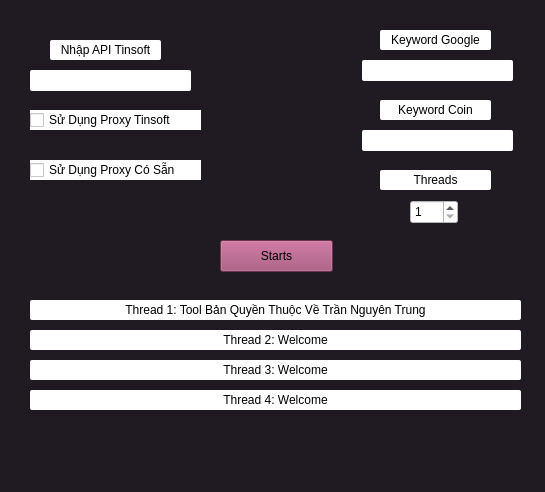
<?xml version="1.0" encoding="UTF-8"?>
<ui version="4.0">
 <class>MainWindow</class>
 <widget class="QMainWindow" name="MainWindow">
  <property name="geometry">
   <rect>
    <x>0</x>
    <y>0</y>
    <width>545</width>
    <height>492</height>
   </rect>
  </property>
  <property name="windowTitle">
   <string>MainWindow</string>
  </property>
  <property name="styleSheet">
   <string notr="true">background-color:#201A23</string>
  </property>
  <widget class="QWidget" name="centralwidget">
   <widget class="QPushButton" name="pushButton">
    <property name="geometry">
     <rect>
      <x>220</x>
      <y>240</y>
      <width>113</width>
      <height>32</height>
     </rect>
    </property>
    <property name="styleSheet">
     <string notr="true">background-color:#9E4770;</string>
    </property>
    <property name="text">
     <string>Starts</string>
    </property>
   </widget>
   <widget class="QLineEdit" name="lineEdit">
    <property name="geometry">
     <rect>
      <x>362</x>
      <y>60</y>
      <width>151</width>
      <height>21</height>
     </rect>
    </property>
    <property name="styleSheet">
     <string notr="true">background-color:white;
border-radius:2px;</string>
    </property>
   </widget>
   <widget class="QLineEdit" name="lineEdit_2">
    <property name="geometry">
     <rect>
      <x>362</x>
      <y>130</y>
      <width>151</width>
      <height>21</height>
     </rect>
    </property>
    <property name="styleSheet">
     <string notr="true">background-color:white;
border-radius:2px;</string>
    </property>
   </widget>
   <widget class="QLabel" name="label">
    <property name="geometry">
     <rect>
      <x>380</x>
      <y>30</y>
      <width>111</width>
      <height>20</height>
     </rect>
    </property>
    <property name="styleSheet">
     <string notr="true">background-color:white;
border-radius:2px;</string>
    </property>
    <property name="text">
     <string>Keyword Google</string>
    </property>
    <property name="alignment">
     <set>Qt::AlignCenter</set>
    </property>
   </widget>
   <widget class="QLabel" name="label_2">
    <property name="geometry">
     <rect>
      <x>380</x>
      <y>100</y>
      <width>111</width>
      <height>20</height>
     </rect>
    </property>
    <property name="styleSheet">
     <string notr="true">background-color:white;
border-radius:2px;</string>
    </property>
    <property name="text">
     <string>Keyword Coin</string>
    </property>
    <property name="alignment">
     <set>Qt::AlignCenter</set>
    </property>
   </widget>
   <widget class="QSpinBox" name="spinBox">
    <property name="geometry">
     <rect>
      <x>410</x>
      <y>200</y>
      <width>48</width>
      <height>24</height>
     </rect>
    </property>
    <property name="styleSheet">
     <string notr="true">background-color:white;
</string>
    </property>
    <property name="minimum">
     <number>1</number>
    </property>
    <property name="maximum">
     <number>4</number>
    </property>
   </widget>
   <widget class="QLabel" name="label_3">
    <property name="geometry">
     <rect>
      <x>380</x>
      <y>170</y>
      <width>111</width>
      <height>20</height>
     </rect>
    </property>
    <property name="styleSheet">
     <string notr="true">background-color:white;
border-radius:2px;</string>
    </property>
    <property name="text">
     <string>Threads</string>
    </property>
    <property name="alignment">
     <set>Qt::AlignCenter</set>
    </property>
   </widget>
   <widget class="QCheckBox" name="checkBox">
    <property name="geometry">
     <rect>
      <x>30</x>
      <y>110</y>
      <width>171</width>
      <height>20</height>
     </rect>
    </property>
    <property name="styleSheet">
     <string notr="true">background-color:white;</string>
    </property>
    <property name="text">
     <string>Sử Dụng Proxy Tinsoft</string>
    </property>
   </widget>
   <widget class="QLineEdit" name="lineEdit_3">
    <property name="geometry">
     <rect>
      <x>30</x>
      <y>70</y>
      <width>161</width>
      <height>21</height>
     </rect>
    </property>
    <property name="styleSheet">
     <string notr="true">background-color:white;
border-radius:2px;</string>
    </property>
   </widget>
   <widget class="QLabel" name="label_4">
    <property name="geometry">
     <rect>
      <x>50</x>
      <y>40</y>
      <width>111</width>
      <height>20</height>
     </rect>
    </property>
    <property name="styleSheet">
     <string notr="true">background-color:white;
border-radius:2px;</string>
    </property>
    <property name="text">
     <string>Nhập API Tinsoft</string>
    </property>
    <property name="alignment">
     <set>Qt::AlignCenter</set>
    </property>
   </widget>
   <widget class="QCheckBox" name="checkBox_2">
    <property name="geometry">
     <rect>
      <x>30</x>
      <y>160</y>
      <width>171</width>
      <height>20</height>
     </rect>
    </property>
    <property name="styleSheet">
     <string notr="true">background-color:white;</string>
    </property>
    <property name="text">
     <string>Sử Dụng Proxy Có Sẵn</string>
    </property>
   </widget>
   <widget class="QLabel" name="label_5">
    <property name="geometry">
     <rect>
      <x>30</x>
      <y>300</y>
      <width>491</width>
      <height>20</height>
     </rect>
    </property>
    <property name="styleSheet">
     <string notr="true">background-color:white;
border-radius:2px;</string>
    </property>
    <property name="text">
     <string>Thread 1: Tool Bản Quyền Thuộc Về Trần Nguyên Trung</string>
    </property>
    <property name="alignment">
     <set>Qt::AlignCenter</set>
    </property>
   </widget>
   <widget class="QLabel" name="label_6">
    <property name="geometry">
     <rect>
      <x>30</x>
      <y>330</y>
      <width>491</width>
      <height>20</height>
     </rect>
    </property>
    <property name="styleSheet">
     <string notr="true">background-color:white;
border-radius:2px;</string>
    </property>
    <property name="text">
     <string>Thread 2: Welcome</string>
    </property>
    <property name="alignment">
     <set>Qt::AlignCenter</set>
    </property>
   </widget>
   <widget class="QLabel" name="label_7">
    <property name="geometry">
     <rect>
      <x>30</x>
      <y>360</y>
      <width>491</width>
      <height>20</height>
     </rect>
    </property>
    <property name="styleSheet">
     <string notr="true">background-color:white;
border-radius:2px;</string>
    </property>
    <property name="text">
     <string>Thread 3: Welcome</string>
    </property>
    <property name="alignment">
     <set>Qt::AlignCenter</set>
    </property>
   </widget>
   <widget class="QLabel" name="label_8">
    <property name="geometry">
     <rect>
      <x>30</x>
      <y>390</y>
      <width>491</width>
      <height>20</height>
     </rect>
    </property>
    <property name="styleSheet">
     <string notr="true">background-color:white;
border-radius:2px;</string>
    </property>
    <property name="text">
     <string>Thread 4: Welcome</string>
    </property>
    <property name="alignment">
     <set>Qt::AlignCenter</set>
    </property>
   </widget>
  </widget>
  <widget class="QMenuBar" name="menubar">
   <property name="geometry">
    <rect>
     <x>0</x>
     <y>0</y>
     <width>545</width>
     <height>24</height>
    </rect>
   </property>
  </widget>
  <widget class="QStatusBar" name="statusbar"/>
 </widget>
 <resources/>
 <connections/>
</ui>
